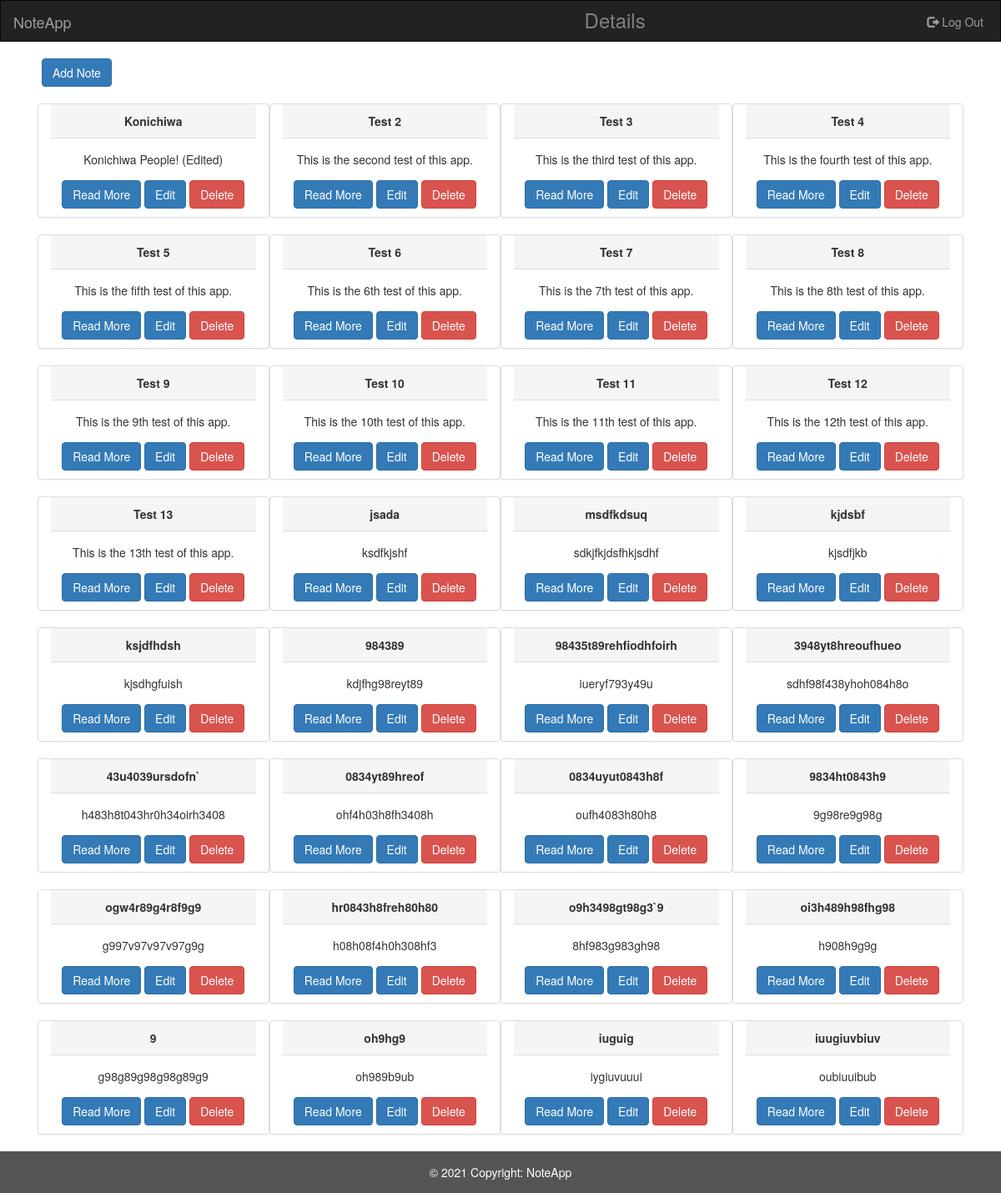
The app's page /auth/userProfile/ (signed in) with its own data.
### noteData/models.py (models this page shows, shortened)
class NoteData(models.Model):
    title = models.CharField(max_length=100)
    description = models.TextField()
    user = models.ForeignKey(CustomUser, on_delete=models.CASCADE)

### customUser/views.py (the view)
# urls.py: path('userProfile/', userProfile, name='userProfile'),
@login_required(login_url='signin')
def userProfile(request):
    note = NoteData.objects.filter(user=request.user)
    context = {
        'note': note
    }
    return render(request, 'userProfile.html', context)

### templates/userProfile.html (shortened to what this page needs)
{% extends 'master/base.html' %}
{% block 'content' %}
<div class="container content">
    <a class="btn btn-primary addButton" href="{% url 'addNote' %}">Add Note</a>
    <div class="col-sm-12 text-center">
        {% for data in note %}
        <div class="panel panel-default col-sm-3">
            {% if request.user.is_authenticated %}
            <div class="panel-heading" style="font-weight:bold;">{{data.title}}</div>
            <div class="panel-body">{{data.description|truncatewords:15}}</div>
            <a class="btn btn-primary" href="{% url 'readmore' data.id %}" id="down">Read More</a>
            <a class="btn btn-primary" href="{% url 'edit' data.id %}" id="down">Edit</a>
            <a class="btn btn-danger" href="{% url 'delete' data.id %}" id="down">Delete</a>
            {% endif %}
        </div>
        {% endfor %}
    </div>
</div>
{% endblock %}

### templates/master/base.html (shortened to what this page needs)
<!DOCTYPE html>
{% load static %}
<html lang="en">
<head>
    <link href="https://maxcdn.bootstrapcdn.com/bootstrap/3.4.1/css/bootstrap.min.css" rel="stylesheet">
    <link href="{% static 'css/style.css' %}" rel="stylesheet">
</head>
<body>
<nav class="navbar navbar-inverse">
    <div class="container-fluid">
        <div class="navbar-header">
            {% if not request.user.is_authenticated %}
            <a class="navbar-brand" href="{% url 'home' %}">NoteApp</a>
            {% else %}
            <a class="navbar-brand" href="{% url 'userProfile' %}">NoteApp</a>
            {% endif %}
        </div>
        <div class="collapse navbar-collapse" id="myNavbar">
            <ul class="nav navbar-nav">
                {% if not request.user.is_authenticated %}
                <li><a href="{% url 'home' %}">Home</a></li>
                <li><a href="{% url 'signin' %}">Login</a></li>
                <li><a href="{% url 'signup' %}">SignUp</a></li>
                <li><a href="{% url 'contact' %}">Contact</a></li>
                {% else %}
                <li><h3 class="custom">Details</h3></li>
                {% endif %}
            </ul>
            {% if request.user.is_authenticated %}
            <ul class="nav navbar-nav navbar-right" style="position:absolute;right:20px;">
                <li><a href="{% url 'signout' %}"><span class="glyphicon glyphicon-log-out"></span> Log Out</a></li>
            </ul>
            {% endif %}
        </div>
    </div>
</nav>
{% block 'content' %}
{% endblock %}
<footer class="container-fluid text-center">
    <p> © 2021 Copyright: NoteApp </p>
</footer>
</body>
</html>

### static/css/style.css (style rules this page uses)
.navbar { margin-bottom: 0; border-radius: 0; }
footer { width: 100%; background-color: #555 !important; color: white; padding: 15px; }
footer p { margin: auto; }
.addButton { margin:20px auto 20px 20px; }
.custom { position: absolute; left: 600px; margin-top: 10px; color: grey; }
#down { margin-bottom: 10px; }
html, body { height: 100%; }
body { display: flex; flex-direction: column; }
.content { flex: 1 0 auto; }

### records on screen
NoteData: title "Konichiwa", description "Konichiwa People! (Edited)"
NoteData: title "Test 2", description "This is the second test of this app."
NoteData: title "Test 3", description "This is the third test of this app."
NoteData: title "Test 4", description "This is the fourth test of this app."
NoteData: title "Test 5", description "This is the fifth test of this app."
NoteData: title "Test 6", description "This is the 6th test of this app."
NoteData: title "Test 7", description "This is the 7th test of this app."
NoteData: title "Test 8", description "This is the 8th test of this app."
NoteData: title "Test 9", description "This is the 9th test of this app."
NoteData: title "Test 10", description "This is the 10th test of this app."
NoteData: title "Test 11", description "This is the 11th test of this app."
NoteData: title "Test 12", description "This is the 12th test of this app."
NoteData: title "Test 13", description "This is the 13th test of this app."
NoteData: title "jsada", description "ksdfkjshf"
NoteData: title "msdfkdsuq", description "sdkjfkjdsfhkjsdhf"
NoteData: title "kjdsbf", description "kjsdfjkb"
NoteData: title "ksjdfhdsh", description "kjsdhgfuish"
NoteData: title "984389", description "kdjfhg98reyt89"
NoteData: title "98435t89rehfiodhfoirh", description "iueryf793y49u"
NoteData: title "3948yt8hreoufhueo", description "sdhf98f438yhoh084h8o"
NoteData: title "43u4039ursdofn`", description "h483h8t043hr0h34oirh3408"
NoteData: title "0834yt89hreof", description "ohf4h03h8fh3408h"
NoteData: title "0834uyut0843h8f", description "oufh4083h80h8"
NoteData: title "9834ht0843h9", description "9g98re9g98g"
NoteData: title "ogw4r89g4r8f9g9", description "g997v97v97v97g9g"
NoteData: title "hr0843h8freh80h80", description "h08h08f4h0h308hf3"
NoteData: title "o9h3498gt98g3`9", description "8hf983g983gh98"
NoteData: title "oi3h489h98fhg98", description "h908h9g9g"
NoteData: title "9", description "g98g89g98g98g89g9"
NoteData: title "oh9hg9", description "oh989b9ub"
NoteData: title "iuguig", description "iygiuvuuui"
NoteData: title "iuugiuvbiuv", description "oubiuuibub"
